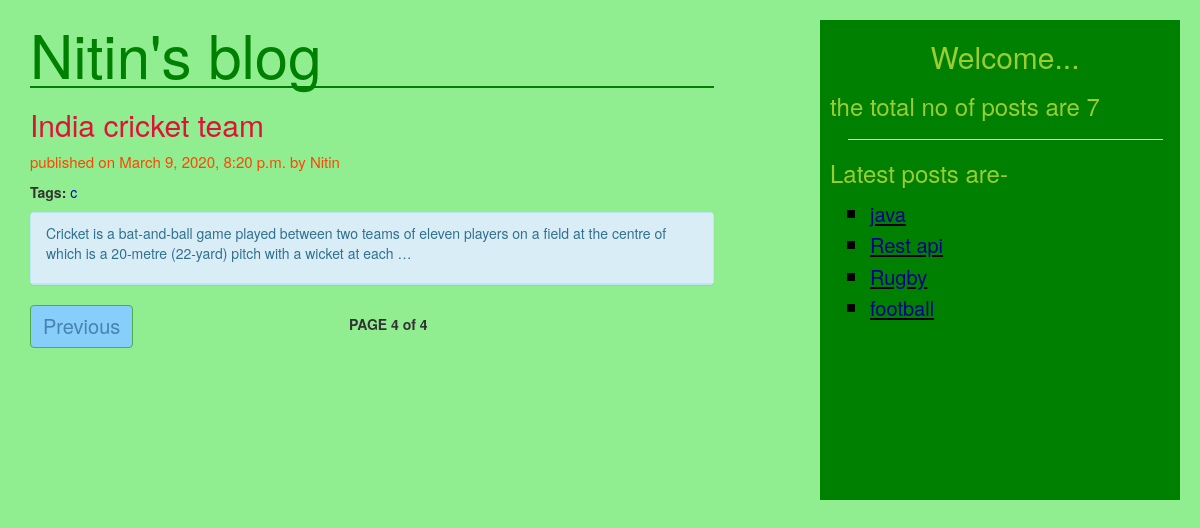
/?page=4, run on the app's committed database.
### blogApp/models.py (models this page shows, shortened)
class Post(models.Model):
    STATUS_CHOICES=(('draft','DRAFT'),('published','PUBLISHED'))
    title=models.CharField(max_length=200)
    slug=models.SlugField(unique_for_date='publish',max_length=250)
    author=models.ForeignKey(User,related_name='blog_posts',on_delete=models.CASCADE)
    body=models.TextField()
    publish=models.DateTimeField(default=timezone.now)
    created=models.DateTimeField(auto_now_add=True)
    updated=models.DateTimeField(auto_now=True)
    status=models.CharField(max_length=10,choices=STATUS_CHOICES,default='draft')
    objects=Manager()
    tags=TaggableManager()
    class Meta:
        ordering=('-publish',)
    def get_absolute_url(self):
        return reverse('detail',args=[self.publish.year,self.publish.strftime('%m'),
                                      self.publish.strftime('%d'),self.slug])

### blogApp/views.py (the view)
# urls.py: path('', views.post_list_view),
def post_list_view(request,tag_slug=None):
    post_list=Post.objects.all()
    tag = None
    if tag_slug:
        tag = Tag.objects.get(slug=tag_slug)
        post_list = post_list.filter(tags__in=[tag])
    pgntr_obj=Paginator(post_list,2)
    page_num=request.GET.get('page')
    try:
        post_list=pgntr_obj.page(page_num)
    except PageNotAnInteger:
        post_list=pgntr_obj.page('1')
    except EmptyPage:
        post_list=pgntr_obj.page(pgntr_obj.num_pages)
    return render(request, 'post_list.html',{'post_list':post_list,'tag':tag})

### blogApp/models.py (called while the page is built)
    def get_queryset(self):
        return super().get_queryset().filter(status='published')

### blogApp/templatetags/blog_tag.py (called while the page is built)
@register.simple_tag(name='mytag')
def total_posts():
    post=Post.objects.count()
    return post

@register.inclusion_tag('latestpost.html',name='mytag2')
def show_latest_posts(count=2):
    latest_posts=Post.objects.order_by('-publish')[:count]
    return {'latest_posts':latest_posts}

### templates/post_list.html (shortened to what this page needs)
{% extends 'base.html'%}
{% load static %}
{% block bodycontent %}
<html xmlns="http://www.w3.org/1999/html">
    <head>
    <link rel="stylesheet" href="{% static 'blog.css' %}">
    </head>
    <body>
    <div class="container">
        <div class="content">
            <h1>Nitin's blog</h1>
            {% for post in post_list %}
                <a href="{{ post.get_absolute_url }}"><h2>{{ post.title }}</h2></a>
                <p class="date">published on {{ post.publish }} by {{ post.author|title }}</p>
                <p><b>Tags:</b>
                    {% for tag in post.tags.all %}
                        <a style="color: mediumblue" href="{% url 'post_list_by_tag_name' tag.slug %}">{{ tag.name }}</a>
                    {% endfor %}
                </p>
                <p class="date">
                    <div class="panel panel-info">
                    <div class="panel-heading">{{ post.body|truncatewords:30|linebreaks}}
                    </div>
                    </div>
                </p>
            {% endfor %}
        {% include 'paginator.html' with page=post_list %}
        </div>
    </div>
    </body>
</html>
{% endblock %}

### templates/latestpost.html
<html>
<head>
</head>
<body>
<ul style="list-style: square;font-size: 22px;color: black">
    {% for post in latest_posts %}
        <li><u><a style="color: darkblue;font-size:20px" href="{{ post.get_absolute_url }}">{{ post.title }}</a></u></li>
    {% endfor %}
</ul>
</body>
</html>

### blogApp/static/blog.css (style rules this page uses)
.content { float: left; width: 60%; }
.date { font-size: 15px; color:orangered; }
h2 { color:crimson; }
h1 { font-size: 60px; color:green; border-bottom:2px solid green; }
body { background-color: lightgreen; }

### data on the page
Post: title "java"
Post: title "Rest api"
Post: title "Rugby"
Post: title "football"
Post: title "India cricket team", publish "March 9, 2020, 8:20 p.m.", author "Nitin", body "Cricket is a bat-and-ball game played between two teams of eleven players on a field at the centre of which is a 20-metre (22-yard) pitch with a wicket at each …"
Tag: name "c"

### other printed values
{{ page.number }} "4"
{{ page.paginator.num_pages }} "4"
